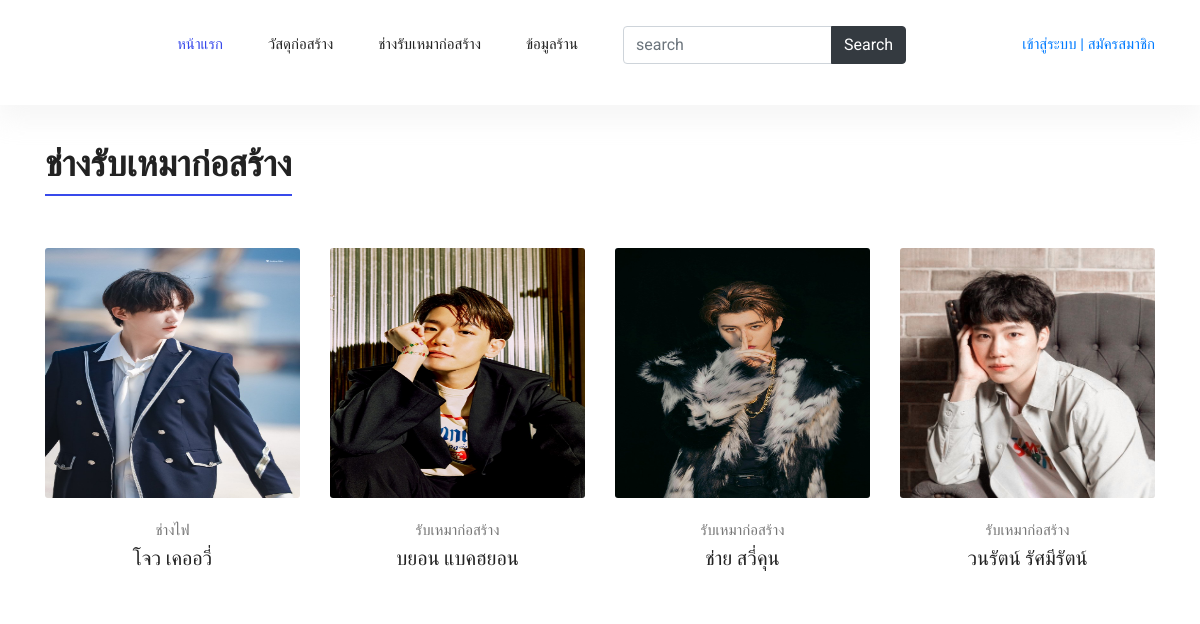
The app's page /mechanicUser with its own data.
### api/models.py (models this page shows, shortened)
class Mechanic(models.Model):
    mechanic_fname =models.CharField(max_length=100,default=' ',verbose_name = 'ชื่อ')
    mechanic_lname =models.CharField(max_length=100,default=' ',verbose_name = 'นามสกุล')
    mechanic_phone =models.CharField(max_length=100,default=' ',verbose_name = 'เบอร์โทรศัพท์')
    mechanic_email =models.CharField(max_length=100,default=' ',verbose_name = 'อีเมล')
    avatar = models.ImageField(upload_to='images/mechanic/', default='images/mechanic/no-img.png', verbose_name = 'รูปโปรไฟล์')
    mechanic_img = models.ImageField(upload_to='images/mechanic/', default='images/mechanic/no-img.png', verbose_name =  'รูปงานช่าง')
    mechanic_detail =models.TextField(max_length=1000,default=' ',verbose_name = 'รายละเอียดงานช่าง')
    mechanic_type= models.ForeignKey(Mechanic_Type,on_delete=models.CASCADE)
    class Meta:
        verbose_name = 'ช่าง'

class Mechanic_Type (models.Model):
    mechanic_type= models.CharField(max_length=100,default=' ',verbose_name = 'ประเภทช่าง')
    def __str__(self):
        return f'{self.mechanic_type} '
    class Meta:
        verbose_name = 'ประเภทช่าง'

### api/views.py (the view)
# urls.py: path('mechanicUser',views.mechanicUser),
def mechanicUser(request):
    mechanic= Mechanic.objects.all()
    product_type=Product_Type.objects.all()
    paginator = Paginator(mechanic,8) #จำนวนรายการ/หน้า
    page = request.GET.get('page')
    try:
        mechanics = paginator.page(page)
    except PageNotAnInteger:
        mechanics = paginator.page(1)
    except EmptyPage:
        mechanics = paginator.page(paginator.num_pages)
    return render(request, 'api/mechanicUser.html',{
        'mechanics' :mechanics ,
        'product_type':product_type,
    })

### api/templates/api/mechanicUser.html (shortened to what this page needs)
{% extends 'api/base2.html' %}
{% block content %}
  <section class="section-margin">
    <div class="container">
      <div class="section-intro pb-60px">
        <h2> <span class="section-intro__style">ช่างรับเหมาก่อสร้าง</span></h2>
      </div>
      <div class="row">
     {% for mechanic in mechanics %}
        <div class="col-md-6 col-lg-4 col-xl-3">
          <div class="card text-center card-product">
            <div class="card-product__img">
            <img class="card-img" src="/media/{{mechanic.avatar}}" style="height: 250px;"  href="/">
            </div>
            <div class="card-body">
              <p>{{ mechanic.mechanic_type }}</p>
              <h4 class="card-product__title"><a href="/mechanicDetailUser/{{mechanic.id}}">{{mechanic.mechanic_fname}}  {{mechanic.mechanic_lname}}</a></h4>
            </div>
          </div>
        </div>
        {% endfor %}
      </div>
    </div>
  </section>
{% endblock %}

### api/static/api/fend/css/style.css (style rules this page uses)
body { color:#777;font-family:"Roboto",sans-serif;font-size:15px;font-weight:400;line-height:1.667 }
h1,h2,h3,h4,h5,h6 { font-family:"Oswald",sans-serif;color:#222;line-height:1.1 }
h2,.h2 { font-size:36px;font-weight:600 }
h4,.h4 { font-size:20px;font-weight:400;line-height:1.3 }
a { display:inline-block }
.section-margin { margin:45px 0 }
@media (min-width: 980px) { .section-margin { margin:70px 0 } }
@media (min-width: 1100px) { .section-margin { margin:120px 0 } }
.pb-60px { padding-bottom:60px }
.section-intro__style { border-bottom:2px solid #384aeb;padding-bottom:8px }
.card-product { border:0;margin-bottom:30px }
.card-product p { margin-bottom:0 }
.card-product__img { position:relative }
.card-product__title a { color:#222 }

### api/templates/api/mechanicUser.html (style rules this page uses)
.section-margin { margin: 35px 0; }

### records on screen
Mechanic: avatar (picture), mechanic_type "ช่างไฟ", mechanic_fname "โจว", mechanic_lname "เคออวี่"
Mechanic: avatar (picture), mechanic_type "รับเหมาก่อสร้าง", mechanic_fname "บยอน", mechanic_lname "แบคฮยอน"
Mechanic: avatar (picture), mechanic_type "รับเหมาก่อสร้าง", mechanic_fname "ช่าย", mechanic_lname "สวี่คุน"
Mechanic: avatar (picture), mechanic_type "รับเหมาก่อสร้าง", mechanic_fname "วนรัตน์", mechanic_lname "รัศมีรัตน์"
